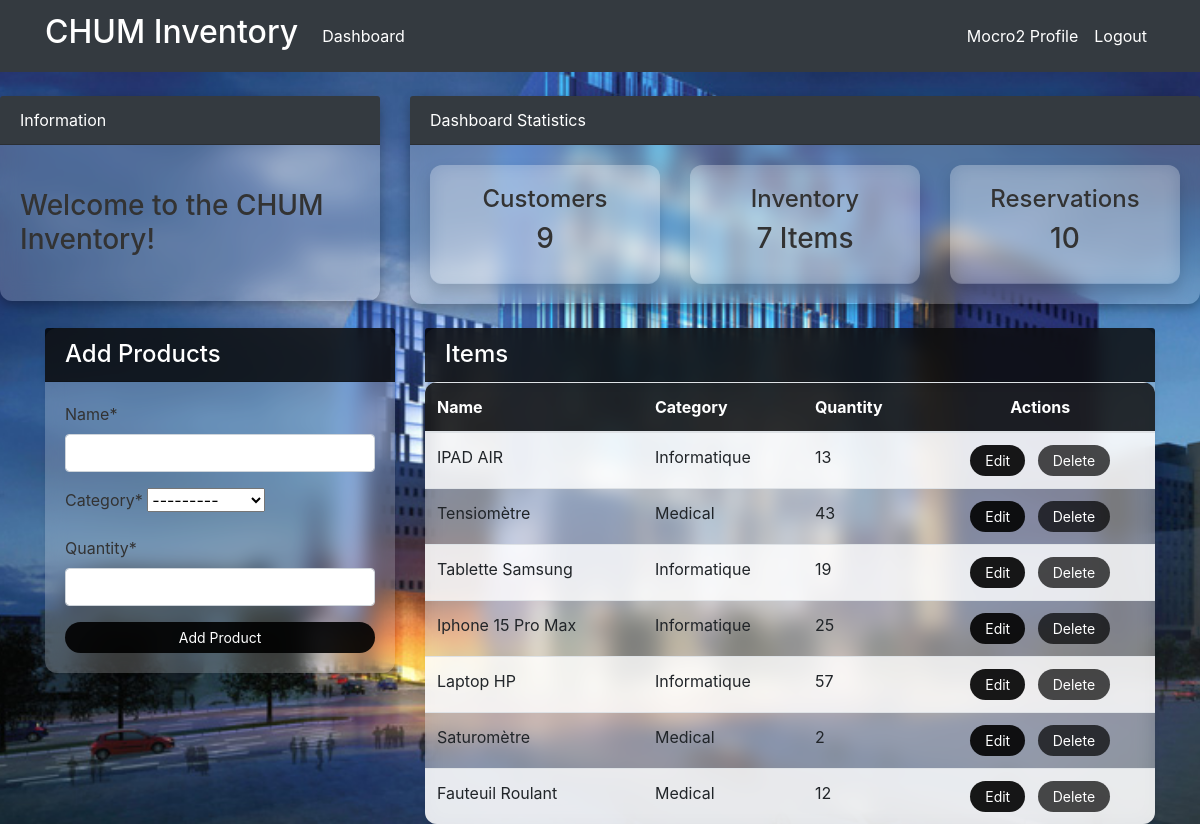
Screenshot of /product/ (signed in) with the database file from the repository.
### dashboard/models.py (models this page shows, shortened)
class Product(models.Model):
    name = models.CharField(max_length=100, null=True)
    category = models.CharField(max_length=20, choices=CATEGORY, null=True)
    quantity = models.PositiveIntegerField(null=True)
    class Meta:
        verbose_name_plural = "CHUM Inventory"

### dashboard/views.py (the view)
# urls.py: path('product/', views.product, name='dashboard-product'),
@login_required
def product(request):
    items = Product.objects.all() # Using ORM
    customer_count = User.objects.all().count()
    order_count = Order.objects.all().count()
    product_count = Product.objects.all().count()
    if request.method == 'POST':
        form = ProductForm(request.POST)
        if form.is_valid():
            form.save()
            return redirect('dashboard-product')
    else:
        form = ProductForm()
    context = {
        'items':items,
        'form': form,
        'customer_count': customer_count,
        'order_count': order_count,
        'product_count': product_count,
    }
    return render(request, 'dashboard/product.html', context)

### dashboard/forms.py
class ProductForm(forms.ModelForm):
    class Meta:
        model = Product
        fields = '__all__'

### templates/dashboard/product.html (shortened to what this page needs)
{% extends 'partials/base.html' %}
{% load crispy_forms_tags %}
{% block content %}
{% include 'partials/topnav.html' %}
<div class="container mt-4">
    <div class="row">
        <div class="col-md-4">
            <div class="card shadow-sm">
                <div class="card-header">
                    <h4 class="mb-0">Add Products</h4>
                </div>
                <div class="card-body">
                    <form method="POST" onsubmit="handleFormSubmit(event)">
                        {{ form|crispy }}
                        <button class="btn btn-success btn-block" type="submit">Add Product</button>
                    </form>
                </div>
            </div>
        </div>
        <div class="col-md-8">
            <div class="card shadow-sm border-0">
                <div class="card-header d-flex justify-content-between align-items-center">
                    <h4 class="mb-0">Items</h4>
                </div>
                <div class="card-body p-0">
                    <div class="table-responsive">
                        <table class="table table-hover table-striped mb-0">
                            <thead>
                                <tr>
                                    <th scope="col">Name</th>
                                    <th scope="col">Category</th>
                                    <th scope="col">Quantity</th>
                                    <th scope="col" class="text-center">Actions</th>
                                </tr>
                            </thead>
                            <tbody>
                                {% for item in items %}
                                <tr>
                                    <td>{{ item.name }}</td>
                                    <td>{{ item.category }}</td>
                                    <td>{{ item.quantity }}</td>
                                    <td class="text-center">
                                        <a class="btn btn-success btn-sm mx-1" href="{% url 'dashboard-product-update' item.id %}">Edit</a>
                                        <a class="btn btn-danger btn-sm mx-1" href="{% url 'dashboard-product-delete' item.id %}">Delete</a>
                                    </td>
                                </tr>
                                {% endfor %}
                            </tbody>
                        </table>
                    </div>
                </div>
            </div>
        </div>
    </div>
</div>
{% endblock %}

### templates/partials/nav.html (shortened to what this page needs)
<nav class="navbar navbar-expand-lg navbar-dark bg-dark">
    <div class="container">
        {% if user.is_authenticated %}
        <a class="navbar-brand text-white" href="{% url 'dashboard-index' %}"><h2>CHUM Inventory </h2></a>
        <div class="collapse navbar-collapse" id="navbarSupportedContent">
            <ul class="navbar-nav mr-auto">
                <li class="nav-item active">
                    <a class="nav-link text-white" href="{% url 'dashboard-index' %}">Dashboard </a>
                </li>
            </ul>
            <ul class="navbar-nav ml-auto">
                <li class="nav-item active">
                    <a class="nav-link text-white" href="{% url 'user-profile' %}">{{ user.username }} Profile
                    </a>
                </li>
                <li class="nav-item active">
                    <a class="nav-link text-white" href="#" onclick="event.preventDefault(); document.getElementById('logout-form').submit();">
                        Logout
                    </a>
                </li>
            </ul>
            {% endif %}
        </div>
    </div>
</nav>

### static/style.css (style rules this page uses)
body { background: rgb(230, 227, 227); }

### templates/dashboard/product.html (style rules this page uses)
body { background: url('/media/background-image.png') no-repeat center center fixed; background-size: cover; }
.card { backdrop-filter: blur(10px); -webkit-backdrop-filter: blur(10px); background: rgba(255, 255, 255, 0.2); border-radius: 12px; box-shadow: 0 4px 12px rgba(0, 0, 0, 0.3); border: none; }
.card-header { background-color: rgba(0, 0, 0, 0.8); border-bottom: 1px solid rgba(0, 0, 0, 0.2); color: white; }
.card-body { color: #333; }
.table-responsive { backdrop-filter: blur(10px); -webkit-backdrop-filter: blur(10px); background: rgba(255, 255, 255, 0.2); border-radius: 12px; }
.table-striped tbody tr:nth-of-type(odd) { background: rgba(255, 255, 255, 0.8); }
.table-striped tbody tr:nth-of-type(even) { background: rgba(0, 0, 0, 0.05); }
thead th { background-color: rgba(0, 0, 0, 0.8); color: white; font-weight: bold; }
.btn-success, .btn-danger { border-radius: 20px; border: none; padding: 5px 15px; font-size: 0.875rem; transition: background 0.3s ease, transform 0.2s ease; }
.btn-success { background-color: rgba(0, 0, 0, 0.9); }
.btn-danger { background-color: rgba(0, 0, 0, 0.7); }

### rows the page displays
Product: name "IPAD AIR", category "Informatique", quantity "13"
Product: name "Tensiomètre", category "Medical", quantity "43"
Product: name "Tablette Samsung", category "Informatique", quantity "19"
Product: name "Iphone 15 Pro Max", category "Informatique", quantity "25"
Product: name "Laptop HP", category "Informatique", quantity "57"
Product: name "Saturomètre", category "Medical", quantity "2"
Product: name "Fauteuil Roulant", category "Medical", quantity "12"

### other values shown
{{ user.username }} "Mocro2"
{{ customer_count }} "9"
{{ product_count }} "7"
{{ order_count }} "10"
